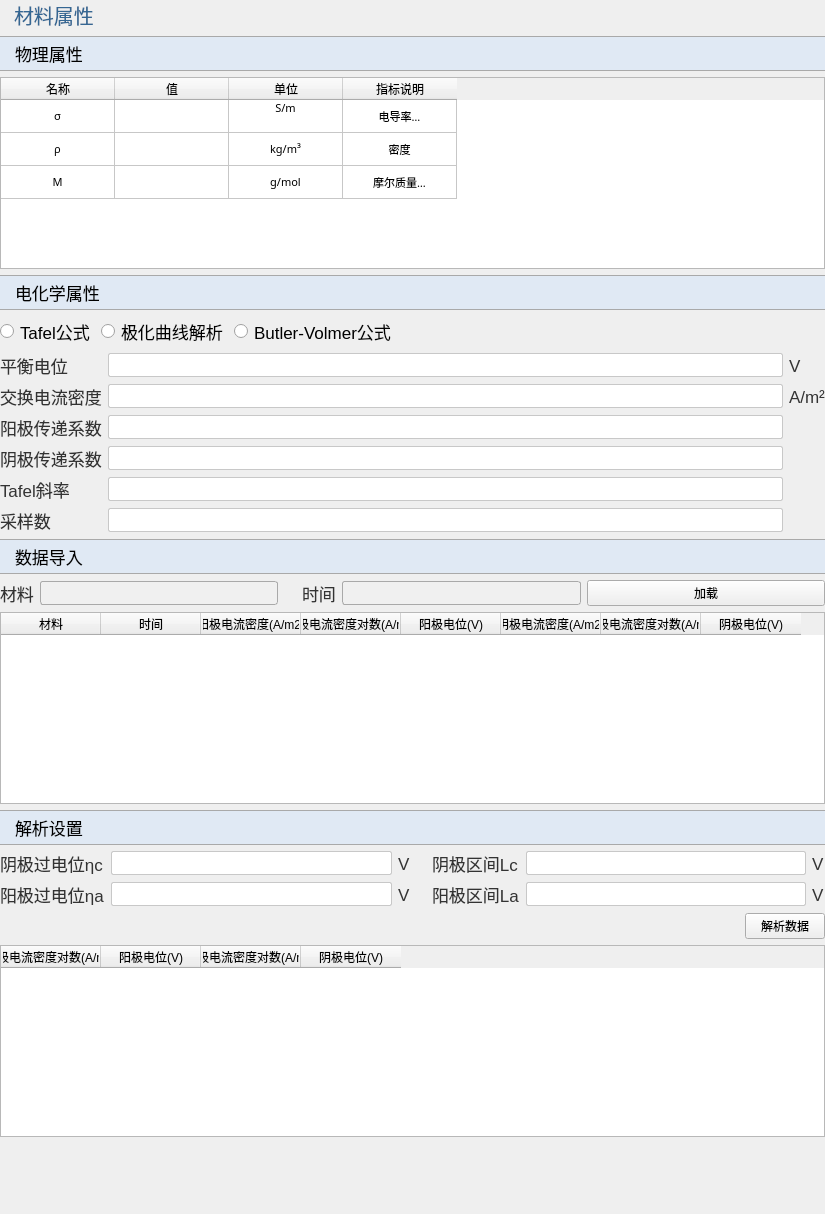
<?xml version="1.0" encoding="UTF-8"?>
<ui version="4.0">
 <class>MetalSettingWidget</class>
 <widget class="QWidget" name="MetalSettingWidget">
  <property name="geometry">
   <rect>
    <x>0</x>
    <y>0</y>
    <width>825</width>
    <height>1214</height>
   </rect>
  </property>
  <property name="windowTitle">
   <string>Form</string>
  </property>
  <property name="styleSheet">
   <string notr="true">QWidget{
font-family: &quot;Microsoft YaHei&quot;, &quot;微软雅黑&quot;;

}
QPushButton#pushButton_2,
QPushButton#pushButton,
QPushButton#pushButton_3,
QPushButton#pushButton_5 {
    background-color: rgb(224, 233, 244);
    border-width: 1px;
    border-color: rgb(121, 121, 121);
    border-style: solid;
    height: 33px;
    border-top: 1px solid rgb(169, 169, 169); /* 上边框为灰色 */
    border-bottom: 1px solid rgb(169, 169, 169); /* 下边框为灰色 */
    border-left: none; /* 移除左边框 */
    border-right: none;
    text-align: left;
	padding-left: 15px;
	font-size: 17px;
	border-style: solid;
}
QLabel {
    font-family: &quot;Microsoft YaHei&quot;, &quot;微软雅黑&quot;;
    font-size: 17px;
    text-align: left;
    color: rgb(51, 51, 51);
    white-space: nowrap;
    line-height: 50px;
    position: absolute;
    top: 0px;
    left: 0px;
}
QLabel#label {
    font-size: 20px;
    font-family: &quot;Microsoft YaHei&quot;, 微软雅黑;
    text-align: left;
	padding-left:9px;
    color: rgb(53, 103, 147);
}
QComboBox {
    font-family: &quot;Microsoft YaHei&quot;, 微软雅黑;
    font-size: 17px;
    text-align: left;
    color: rgb(51, 51, 51);
    padding-left:6px;
    background: rgb(240, 240, 240);
    border: 1px solid rgb(169, 169, 169);
    border-radius: 3px; /* 设置边框的圆角半径为5像素 */
}
QComboBox::drop-down {
    background: rgb(240, 240, 240);
}
QComboBox::down-arrow {
    image: url(:/resources/down_arrow.png); /* 替换下拉箭头图标 */
}
/*QCombobox右侧按钮*/
QComboBox::drop-down {
    subcontrol-origin: padding;
    subcontrol-position: top right;/*放于右方顶部*/
    border-top-right-radius: 3px;/*设置边框圆角*/
    border-bottom-right-radius: 3px;
}
QLineEdit {
    border: 1px solid rgb(200, 200, 200); /* 设置边框为淡灰色 */
    border-radius: 2px; /* 设置圆角半径为 5 像素 */
	font-size: 17px;
}
QLineEdit:focus {
    border-color: rgb(100, 100, 255); /* 设置焦点时的边框颜色为蓝色 */
    outline: none; /* 去掉默认的焦点边框 */
}

QRadioButton {
    font-size: 17px; /* 设置字体大小为 14 像素 */
}

QCheckBox {
    font-size: 17px; /* 设置字体大小为 14 像素 */
}

QGroupBox{
    font-size: 17px; /* 设置字体大小为 14 像素 */   
}

QPushButton#pushButton_contour_multi{
    background-color: rgb(255, 255, 255); /* 背景色 */
    border-width: 1px;                   /* 边框宽度 */
    border-color: rgb(121, 121, 121);    /* 边框颜色 */	
	font-size: 17px;
    border-style: solid;                 /* 边框样式 */
    border-radius: 2px;                /* 边框圆角 */
    text-align: center;                    /* 文字左对齐 */

    /* 默认状态 */
}
QPushButton#pushButton_contour_multi:hover{
    background-color: rgb(235, 235, 235); /* 悬浮时的背景色 */
    border-color: rgb(100, 100, 100);     /* 悬浮时的边框颜色 */
}

QPushButton#pushButton_contour_multi:pressed{
    background-color: rgb(200, 200, 200); /* 点击时的背景色 */
    border-color: rgb(80, 80, 80);         /* 点击时的边框颜色 */
}

QPushButton#pushButton_contour_single{
    background-color: rgb(255, 255, 255); /* 背景色 */
    border-width: 1px;                   /* 边框宽度 */
    border-color: rgb(121, 121, 121);    /* 边框颜色 */	
	font-size: 17px;
    border-style: solid;                 /* 边框样式 */
    border-radius: 2px;                /* 边框圆角 */
    text-align: center;                    /* 文字左对齐 */

    /* 默认状态 */
}
QPushButton#pushButton_contour_single:hover{
    background-color: rgb(235, 235, 235); /* 悬浮时的背景色 */
    border-color: rgb(100, 100, 100);     /* 悬浮时的边框颜色 */
}

QPushButton#pushButton_contour_single:pressed{
    background-color: rgb(200, 200, 200); /* 点击时的背景色 */
    border-color: rgb(80, 80, 80);         /* 点击时的边框颜色 */
}</string>
  </property>
  <layout class="QVBoxLayout" name="verticalLayout">
   <property name="leftMargin">
    <number>0</number>
   </property>
   <property name="topMargin">
    <number>0</number>
   </property>
   <property name="rightMargin">
    <number>0</number>
   </property>
   <property name="bottomMargin">
    <number>0</number>
   </property>
   <item>
    <widget class="QLabel" name="label">
     <property name="text">
      <string>材料属性</string>
     </property>
    </widget>
   </item>
   <item>
    <widget class="QPushButton" name="pushButton">
     <property name="text">
      <string>物理属性</string>
     </property>
    </widget>
   </item>
   <item>
    <widget class="QTableWidget" name="tableWidget_set">
     <property name="sizePolicy">
      <sizepolicy hsizetype="Preferred" vsizetype="Fixed">
       <horstretch>0</horstretch>
       <verstretch>0</verstretch>
      </sizepolicy>
     </property>
     <property name="maximumSize">
      <size>
       <width>16777215</width>
       <height>16777215</height>
      </size>
     </property>
     <property name="font">
      <font>
       <family>Microsoft YaHei</family>
       <pointsize>8</pointsize>
      </font>
     </property>
     <property name="verticalScrollBarPolicy">
      <enum>Qt::ScrollBarAsNeeded</enum>
     </property>
     <property name="horizontalScrollBarPolicy">
      <enum>Qt::ScrollBarAlwaysOff</enum>
     </property>
     <property name="autoScroll">
      <bool>false</bool>
     </property>
     <property name="editTriggers">
      <set>QAbstractItemView::NoEditTriggers</set>
     </property>
     <property name="textElideMode">
      <enum>Qt::ElideMiddle</enum>
     </property>
     <property name="wordWrap">
      <bool>true</bool>
     </property>
     <attribute name="horizontalHeaderMinimumSectionSize">
      <number>39</number>
     </attribute>
     <attribute name="horizontalHeaderDefaultSectionSize">
      <number>114</number>
     </attribute>
     <attribute name="verticalHeaderVisible">
      <bool>false</bool>
     </attribute>
     <attribute name="verticalHeaderMinimumSectionSize">
      <number>33</number>
     </attribute>
     <attribute name="verticalHeaderDefaultSectionSize">
      <number>33</number>
     </attribute>
     <attribute name="verticalHeaderHighlightSections">
      <bool>false</bool>
     </attribute>
     <attribute name="verticalHeaderShowSortIndicator" stdset="0">
      <bool>false</bool>
     </attribute>
     <attribute name="verticalHeaderStretchLastSection">
      <bool>false</bool>
     </attribute>
     <row>
      <property name="text">
       <string/>
      </property>
     </row>
     <row>
      <property name="text">
       <string/>
      </property>
      <property name="textAlignment">
       <set>AlignCenter</set>
      </property>
     </row>
     <row>
      <property name="text">
       <string/>
      </property>
     </row>
     <column>
      <property name="text">
       <string>名称</string>
      </property>
      <property name="textAlignment">
       <set>AlignCenter</set>
      </property>
     </column>
     <column>
      <property name="text">
       <string>值</string>
      </property>
      <property name="textAlignment">
       <set>AlignCenter</set>
      </property>
     </column>
     <column>
      <property name="text">
       <string>单位</string>
      </property>
      <property name="textAlignment">
       <set>AlignCenter</set>
      </property>
     </column>
     <column>
      <property name="text">
       <string>指标说明</string>
      </property>
      <property name="textAlignment">
       <set>AlignCenter</set>
      </property>
     </column>
     <item row="0" column="0">
      <property name="text">
       <string>σ</string>
      </property>
      <property name="textAlignment">
       <set>AlignCenter</set>
      </property>
     </item>
     <item row="0" column="1">
      <property name="text">
       <string/>
      </property>
      <property name="textAlignment">
       <set>AlignCenter</set>
      </property>
     </item>
     <item row="0" column="2">
      <property name="text">
       <string>S/m
</string>
      </property>
      <property name="textAlignment">
       <set>AlignCenter</set>
      </property>
     </item>
     <item row="0" column="3">
      <property name="text">
       <string>电导率
</string>
      </property>
      <property name="textAlignment">
       <set>AlignCenter</set>
      </property>
     </item>
     <item row="1" column="0">
      <property name="text">
       <string>ρ</string>
      </property>
      <property name="textAlignment">
       <set>AlignCenter</set>
      </property>
     </item>
     <item row="1" column="1">
      <property name="text">
       <string/>
      </property>
      <property name="textAlignment">
       <set>AlignCenter</set>
      </property>
     </item>
     <item row="1" column="2">
      <property name="text">
       <string>kg/m³</string>
      </property>
      <property name="textAlignment">
       <set>AlignCenter</set>
      </property>
     </item>
     <item row="1" column="3">
      <property name="text">
       <string>密度</string>
      </property>
      <property name="font">
       <font>
        <kerning>false</kerning>
       </font>
      </property>
      <property name="textAlignment">
       <set>AlignCenter</set>
      </property>
     </item>
     <item row="2" column="0">
      <property name="text">
       <string>M</string>
      </property>
      <property name="textAlignment">
       <set>AlignCenter</set>
      </property>
     </item>
     <item row="2" column="1">
      <property name="text">
       <string/>
      </property>
      <property name="textAlignment">
       <set>AlignCenter</set>
      </property>
     </item>
     <item row="2" column="2">
      <property name="text">
       <string>g/mol</string>
      </property>
      <property name="textAlignment">
       <set>AlignCenter</set>
      </property>
     </item>
     <item row="2" column="3">
      <property name="text">
       <string>摩尔质量
</string>
      </property>
      <property name="textAlignment">
       <set>AlignCenter</set>
      </property>
     </item>
    </widget>
   </item>
   <item>
    <widget class="QPushButton" name="pushButton_2">
     <property name="text">
      <string>电化学属性</string>
     </property>
    </widget>
   </item>
   <item>
    <layout class="QHBoxLayout" name="horizontalLayout_2">
     <item>
      <widget class="QRadioButton" name="radioButton">
       <property name="text">
        <string>Tafel公式</string>
       </property>
      </widget>
     </item>
     <item>
      <widget class="QRadioButton" name="radioButton_3">
       <property name="text">
        <string>极化曲线解析</string>
       </property>
      </widget>
     </item>
     <item>
      <widget class="QRadioButton" name="radioButton_2">
       <property name="text">
        <string>Butler-Volmer公式</string>
       </property>
      </widget>
     </item>
     <item>
      <spacer name="horizontalSpacer">
       <property name="orientation">
        <enum>Qt::Horizontal</enum>
       </property>
       <property name="sizeHint" stdset="0">
        <size>
         <width>40</width>
         <height>20</height>
        </size>
       </property>
      </spacer>
     </item>
    </layout>
   </item>
   <item>
    <layout class="QGridLayout" name="gridLayout_3">
     <item row="0" column="1">
      <widget class="QLineEdit" name="lineEdit_2"/>
     </item>
     <item row="3" column="0">
      <widget class="QLabel" name="label_5">
       <property name="text">
        <string>阴极传递系数</string>
       </property>
      </widget>
     </item>
     <item row="2" column="0">
      <widget class="QLabel" name="label_4">
       <property name="text">
        <string>阳极传递系数</string>
       </property>
      </widget>
     </item>
     <item row="0" column="2">
      <widget class="QLabel" name="label_6">
       <property name="text">
        <string>V</string>
       </property>
      </widget>
     </item>
     <item row="1" column="2">
      <widget class="QLabel" name="label_7">
       <property name="text">
        <string>A/m²</string>
       </property>
      </widget>
     </item>
     <item row="2" column="1">
      <widget class="QLineEdit" name="lineEdit_4"/>
     </item>
     <item row="1" column="1">
      <widget class="QLineEdit" name="lineEdit_3"/>
     </item>
     <item row="3" column="1">
      <widget class="QLineEdit" name="lineEdit_5"/>
     </item>
     <item row="4" column="0">
      <widget class="QLabel" name="label_10">
       <property name="text">
        <string>Tafel斜率</string>
       </property>
      </widget>
     </item>
     <item row="1" column="0">
      <widget class="QLabel" name="label_3">
       <property name="text">
        <string>交换电流密度</string>
       </property>
      </widget>
     </item>
     <item row="0" column="0">
      <widget class="QLabel" name="label_2">
       <property name="text">
        <string>平衡电位</string>
       </property>
      </widget>
     </item>
     <item row="5" column="0">
      <widget class="QLabel" name="label_11">
       <property name="text">
        <string>采样数</string>
       </property>
      </widget>
     </item>
     <item row="4" column="1">
      <widget class="QLineEdit" name="lineEdit_7"/>
     </item>
     <item row="5" column="1">
      <widget class="QLineEdit" name="lineEdit_8"/>
     </item>
    </layout>
   </item>
   <item>
    <widget class="QPushButton" name="pushButton_3">
     <property name="text">
      <string>数据导入</string>
     </property>
    </widget>
   </item>
   <item>
    <layout class="QHBoxLayout" name="horizontalLayout_3">
     <item>
      <widget class="QLabel" name="label_20">
       <property name="sizePolicy">
        <sizepolicy hsizetype="Fixed" vsizetype="Preferred">
         <horstretch>0</horstretch>
         <verstretch>0</verstretch>
        </sizepolicy>
       </property>
       <property name="text">
        <string>材料</string>
       </property>
      </widget>
     </item>
     <item>
      <widget class="QComboBox" name="comboBox"/>
     </item>
     <item>
      <spacer name="horizontalSpacer_2">
       <property name="orientation">
        <enum>Qt::Horizontal</enum>
       </property>
       <property name="sizeType">
        <enum>QSizePolicy::Fixed</enum>
       </property>
       <property name="sizeHint" stdset="0">
        <size>
         <width>18</width>
         <height>20</height>
        </size>
       </property>
      </spacer>
     </item>
     <item>
      <widget class="QLabel" name="label_8">
       <property name="sizePolicy">
        <sizepolicy hsizetype="Fixed" vsizetype="Preferred">
         <horstretch>0</horstretch>
         <verstretch>0</verstretch>
        </sizepolicy>
       </property>
       <property name="text">
        <string>时间</string>
       </property>
      </widget>
     </item>
     <item>
      <widget class="QComboBox" name="comboBox_2"/>
     </item>
     <item>
      <widget class="QPushButton" name="pushButton_4">
       <property name="text">
        <string>加载</string>
       </property>
      </widget>
     </item>
    </layout>
   </item>
   <item>
    <widget class="QTableWidget" name="tableWidget">
     <column>
      <property name="text">
       <string>材料</string>
      </property>
     </column>
     <column>
      <property name="text">
       <string>时间</string>
      </property>
     </column>
     <column>
      <property name="text">
       <string>阳极电流密度(A/m2)</string>
      </property>
     </column>
     <column>
      <property name="text">
       <string>阳极电流密度对数(A/m2)</string>
      </property>
     </column>
     <column>
      <property name="text">
       <string>阳极电位(V)</string>
      </property>
     </column>
     <column>
      <property name="text">
       <string>阴极电流密度(A/m2)</string>
      </property>
     </column>
     <column>
      <property name="text">
       <string>阴极电流密度对数(A/m2)</string>
      </property>
     </column>
     <column>
      <property name="text">
       <string>阴极电位(V)</string>
      </property>
     </column>
    </widget>
   </item>
   <item>
    <widget class="QPushButton" name="pushButton_5">
     <property name="text">
      <string>解析设置</string>
     </property>
    </widget>
   </item>
   <item>
    <layout class="QGridLayout" name="gridLayout">
     <item row="0" column="0">
      <widget class="QLabel" name="label_9">
       <property name="text">
        <string>阴极过电位ηc</string>
       </property>
      </widget>
     </item>
     <item row="1" column="5">
      <widget class="QLineEdit" name="lineEdit_10"/>
     </item>
     <item row="0" column="3">
      <spacer name="horizontalSpacer_3">
       <property name="orientation">
        <enum>Qt::Horizontal</enum>
       </property>
       <property name="sizeType">
        <enum>QSizePolicy::Fixed</enum>
       </property>
       <property name="sizeHint" stdset="0">
        <size>
         <width>15</width>
         <height>20</height>
        </size>
       </property>
      </spacer>
     </item>
     <item row="0" column="5">
      <widget class="QLineEdit" name="lineEdit_9"/>
     </item>
     <item row="0" column="1">
      <widget class="QLineEdit" name="lineEdit"/>
     </item>
     <item row="1" column="2">
      <widget class="QLabel" name="label_17">
       <property name="text">
        <string>V</string>
       </property>
      </widget>
     </item>
     <item row="1" column="1">
      <widget class="QLineEdit" name="lineEdit_6"/>
     </item>
     <item row="0" column="2">
      <widget class="QLabel" name="label_16">
       <property name="text">
        <string>V</string>
       </property>
      </widget>
     </item>
     <item row="1" column="4">
      <widget class="QLabel" name="label_15">
       <property name="text">
        <string>阳极区间La</string>
       </property>
      </widget>
     </item>
     <item row="0" column="4">
      <widget class="QLabel" name="label_13">
       <property name="text">
        <string>阴极区间Lc</string>
       </property>
      </widget>
     </item>
     <item row="1" column="0">
      <widget class="QLabel" name="label_14">
       <property name="text">
        <string>阳极过电位ηa</string>
       </property>
      </widget>
     </item>
     <item row="0" column="6">
      <widget class="QLabel" name="label_18">
       <property name="text">
        <string>V</string>
       </property>
      </widget>
     </item>
     <item row="1" column="6">
      <widget class="QLabel" name="label_19">
       <property name="text">
        <string>V</string>
       </property>
      </widget>
     </item>
    </layout>
   </item>
   <item>
    <layout class="QHBoxLayout" name="horizontalLayout_4">
     <item>
      <spacer name="horizontalSpacer_4">
       <property name="orientation">
        <enum>Qt::Horizontal</enum>
       </property>
       <property name="sizeHint" stdset="0">
        <size>
         <width>40</width>
         <height>20</height>
        </size>
       </property>
      </spacer>
     </item>
     <item>
      <widget class="QPushButton" name="pushButton_6">
       <property name="text">
        <string>解析数据</string>
       </property>
      </widget>
     </item>
    </layout>
   </item>
   <item>
    <widget class="QTableWidget" name="tableWidget_2">
     <column>
      <property name="text">
       <string>阳极电流密度对数(A/m2)</string>
      </property>
     </column>
     <column>
      <property name="text">
       <string>阳极电位(V)</string>
      </property>
     </column>
     <column>
      <property name="text">
       <string>阴极电流密度对数(A/m2)</string>
      </property>
     </column>
     <column>
      <property name="text">
       <string>阴极电位(V)</string>
      </property>
     </column>
    </widget>
   </item>
   <item>
    <spacer name="verticalSpacer">
     <property name="orientation">
      <enum>Qt::Vertical</enum>
     </property>
     <property name="sizeHint" stdset="0">
      <size>
       <width>20</width>
       <height>40</height>
      </size>
     </property>
    </spacer>
   </item>
  </layout>
 </widget>
 <resources/>
 <connections/>
</ui>
